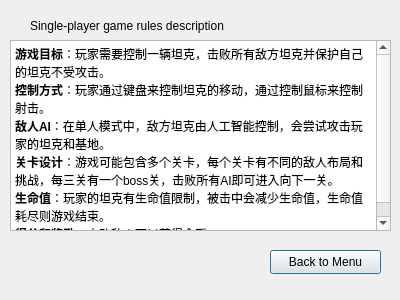
<?xml version="1.0" encoding="UTF-8"?>
<ui version="4.0">
 <class>Single_player_rules_Dialog</class>
 <widget class="QDialog" name="Single_player_rules_Dialog">
  <property name="geometry">
   <rect>
    <x>0</x>
    <y>0</y>
    <width>400</width>
    <height>300</height>
   </rect>
  </property>
  <property name="windowTitle">
   <string>Dialog</string>
  </property>
  <widget class="QPushButton" name="pushButton">
   <property name="geometry">
    <rect>
     <x>270</x>
     <y>250</y>
     <width>111</width>
     <height>24</height>
    </rect>
   </property>
   <property name="text">
    <string>Back to Menu</string>
   </property>
  </widget>
  <widget class="QLabel" name="label">
   <property name="geometry">
    <rect>
     <x>30</x>
     <y>10</y>
     <width>291</width>
     <height>31</height>
    </rect>
   </property>
   <property name="styleSheet">
    <string notr="true">font: 12pt &quot;Comic Sans MS&quot;;</string>
   </property>
   <property name="text">
    <string>Single-player game rules description</string>
   </property>
  </widget>
  <widget class="QTextBrowser" name="textBrowser">
   <property name="geometry">
    <rect>
     <x>10</x>
     <y>40</y>
     <width>381</width>
     <height>191</height>
    </rect>
   </property>
   <property name="html">
    <string>&lt;!DOCTYPE HTML PUBLIC &quot;-//W3C//DTD HTML 4.0//EN&quot; &quot;http://www.w3.org/TR/REC-html40/strict.dtd&quot;&gt;
&lt;html&gt;&lt;head&gt;&lt;meta name=&quot;qrichtext&quot; content=&quot;1&quot; /&gt;&lt;meta charset=&quot;utf-8&quot; /&gt;&lt;style type=&quot;text/css&quot;&gt;
p, li { white-space: pre-wrap; }
hr { height: 1px; border-width: 0; }
li.unchecked::marker { content: &quot;\2610&quot;; }
li.checked::marker { content: &quot;\2612&quot;; }
&lt;/style&gt;&lt;/head&gt;&lt;body style=&quot; font-family:'Microsoft YaHei UI'; font-size:9pt; font-weight:400; font-style:normal;&quot;&gt;
&lt;p style=&quot; margin-top:0px; margin-bottom:0px; margin-left:0px; margin-right:0px; -qt-block-indent:0; text-indent:0px;&quot;&gt;&lt;span style=&quot; font-weight:700;&quot;&gt;游戏目标&lt;/span&gt;：玩家需要控制一辆坦克，击败所有敌方坦克并保护自己的坦克不受攻击。&lt;/p&gt;
&lt;p style=&quot; margin-top:0px; margin-bottom:0px; margin-left:0px; margin-right:0px; -qt-block-indent:0; text-indent:0px;&quot;&gt;&lt;span style=&quot; font-weight:700;&quot;&gt;控制方式&lt;/span&gt;：玩家通过键盘来控制坦克的移动，通过控制鼠标来控制射击。&lt;/p&gt;
&lt;p style=&quot; margin-top:0px; margin-bottom:0px; margin-left:0px; margin-right:0px; -qt-block-indent:0; text-indent:0px;&quot;&gt;&lt;span style=&quot; font-weight:700;&quot;&gt;敌人AI&lt;/span&gt;：在单人模式中，敌方坦克由人工智能控制，会尝试攻击玩家的坦克和基地。&lt;/p&gt;
&lt;p style=&quot; margin-top:0px; margin-bottom:0px; margin-left:0px; margin-right:0px; -qt-block-indent:0; text-indent:0px;&quot;&gt;&lt;span style=&quot; font-weight:700;&quot;&gt;关卡设计&lt;/span&gt;：游戏可能包含多个关卡，每个关卡有不同的敌人布局和挑战，每三关有一个boss关，击败所有AI即可进入向下一关。&lt;/p&gt;
&lt;p style=&quot; margin-top:0px; margin-bottom:0px; margin-left:0px; margin-right:0px; -qt-block-indent:0; text-indent:0px;&quot;&gt;&lt;span style=&quot; font-weight:700;&quot;&gt;生命值&lt;/span&gt;：玩家的坦克有生命值限制，被击中会减少生命值，生命值耗尽则游戏结束。&lt;/p&gt;
&lt;p style=&quot; margin-top:0px; margin-bottom:0px; margin-left:0px; margin-right:0px; -qt-block-indent:0; text-indent:0px;&quot;&gt;&lt;span style=&quot; font-weight:700;&quot;&gt;得分和奖励&lt;/span&gt;：击败敌人可以获得金币。&lt;/p&gt;&lt;/body&gt;&lt;/html&gt;</string>
   </property>
  </widget>
 </widget>
 <resources/>
 <connections/>
</ui>
